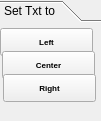
                    <widget class="QToolBox" name="toolbar_3">
                     <property name="geometry">
                      <rect>
                       <x>160</x>
                       <y>39</y>
                       <width>101</width>
                       <height>121</height>
                      </rect>
                     </property>
                     <property name="currentIndex">
                      <number>0</number>
                     </property>
                     <widget class="QWidget" name="page_21">
                      <property name="geometry">
                       <rect>
                        <x>0</x>
                        <y>0</y>
                        <width>101</width>
                        <height>93</height>
                       </rect>
                      </property>
                      <attribute name="label">
                       <string>Set Txt to</string>
                      </attribute>
                      <widget class="QPushButton" name="left">
                       <property name="geometry">
                        <rect>
                         <x>0</x>
                         <y>0</y>
                         <width>93</width>
                         <height>28</height>
                        </rect>
                       </property>
                       <property name="font">
                        <font>
                         <pointsize>6</pointsize>
                         <weight>75</weight>
                         <bold>true</bold>
                        </font>
                       </property>
                       <property name="text">
                        <string>Left</string>
                       </property>
                      </widget>
                      <widget class="QPushButton" name="center">
                       <property name="geometry">
                        <rect>
                         <x>2</x>
                         <y>23</y>
                         <width>93</width>
                         <height>28</height>
                        </rect>
                       </property>
                       <property name="font">
                        <font>
                         <pointsize>6</pointsize>
                         <weight>75</weight>
                         <bold>true</bold>
                        </font>
                       </property>
                       <property name="text">
                        <string>Center</string>
                       </property>
                      </widget>
                      <widget class="QPushButton" name="right">
                       <property name="geometry">
                        <rect>
                         <x>3</x>
                         <y>46</y>
                         <width>93</width>
                         <height>28</height>
                        </rect>
                       </property>
                       <property name="font">
                        <font>
                         <pointsize>6</pointsize>
                         <weight>75</weight>
                         <bold>true</bold>
                        </font>
                       </property>
                       <property name="text">
                        <string>Right</string>
                       </property>
                      </widget>
                     </widget>
                    </widget>
